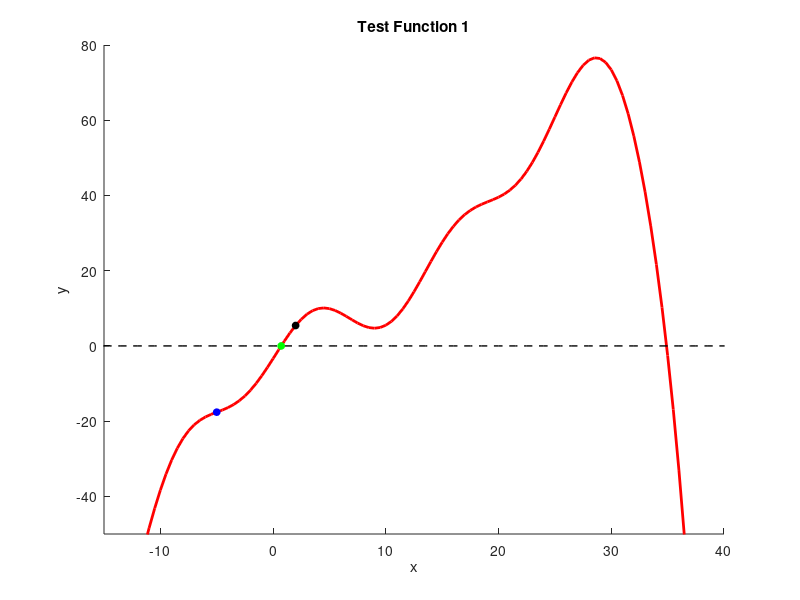

The MATLAB script that drew this image:
%template for testing your basic root finding implementations
function basic_solver_with_tests_template()
    xvals = linspace(-50,50,201);
    [yvals,~] = test_func01(xvals);

    hold on
    axis([-15,40,-50,80]);
    plot(xvals,yvals,'r','linewidth',2);
    plot(xvals,0*xvals,'k--','linewidth',1);
    xlabel('x'); ylabel('y'); title('Test Function 1');

    % %Newton's method example test
    % x0_guess = 2;
    % plot(x0_guess,test_func01(x0_guess),'bo','markerfacecolor','b','markersize',5);
    % 
    % x_sol = newton_solver(@test_func01,x0_guess);
    % plot(x_sol,test_func01(x_sol),'go','markerfacecolor','g','markersize',5);
    

    %Secant method example test
    % x0_guess = -5;
    % x1_guess = 2;
    % plot(x0_guess,test_func01(x0_guess),'bo','markerfacecolor','b','markersize',5);
    % plot(x1_guess,test_func01(x1_guess),'ko','markerfacecolor','k','markersize',5);
    % 
    % x_sol = secant_solver(@test_func01,x0_guess,x1_guess);
    % plot(x_sol,test_func01(x_sol),'go','markerfacecolor','g','markersize',5);

    
    %Bisection method example test
    x_left = -5;
    x_right = 2;
    plot(x_left,test_func01(x_left),'bo','markerfacecolor','b','markersize',5);
    plot(x_right,test_func01(x_right),'ko','markerfacecolor','k','markersize',5);
     
    x_sol = bisection_solver(@test_func01,x_left,x_right);
    plot(x_sol,test_func01(x_sol),'go','markerfacecolor','g','markersize',5);
end


%Definition of the test function and its derivative (as a single function):
%This definition uses the function keyword
%when passing this function as an argument to a solver,
%you'll need to use the handle operator
%ex. solver(@test_func01,x_guess)
function [fval,dfdx] = test_func01(x)
    fval = (x.^3)/100 - (x.^2)/8 + 2*x + 6*sin(x/2+6) -.7 - exp(x/6);
    dfdx = 3*(x.^2)/100 - 2*x/8 + 2 +(6/2)*cos(x/2+6) - exp(x/6)/6;
end


function x = bisection_solver(fun,x_left,x_right)
x = (x_left+x_right)/2; 
while abs(test_func01(x))>.0001
if test_func01(x)>0    
x_right=x;
x = (x_left+x_right)/2; 
elseif test_func01(x)<0
x_left=x;
x = (x_left+x_right)/2; 
else

end
end
x
end

%Note that fun(x) should output [f,dfdx], where dfdx is the derivative of f
function x = newton_solver(fun,x0)
    x = x0+1; %this is just dummy code. replace this with your code
end

function x = secant_solver(fun,x0, x1)
    x = x0+1; %this is just dummy code. replace this with your code
end
